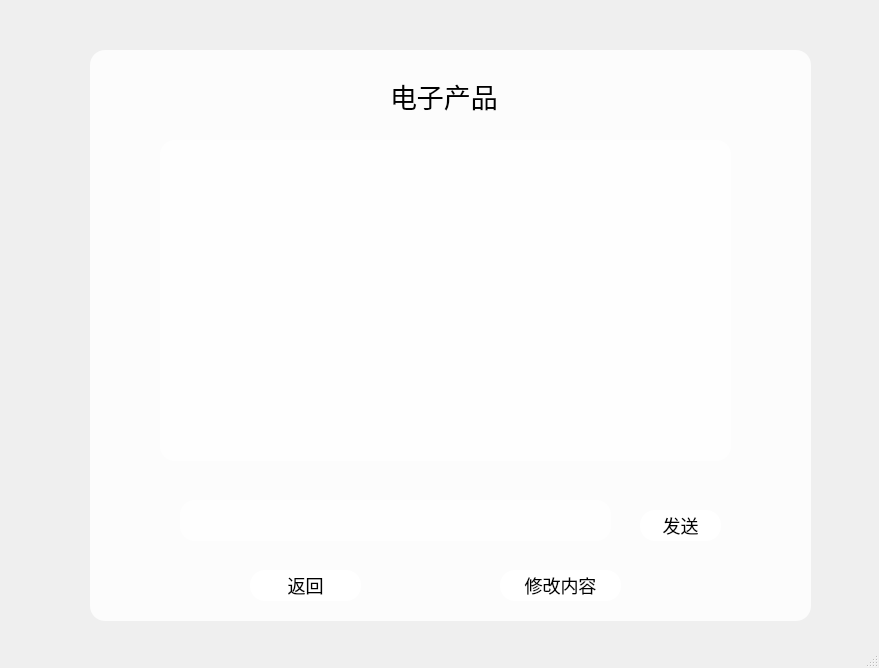
<?xml version="1.0" encoding="UTF-8"?>
<ui version="4.0">
 <class>BoyDianZi</class>
 <widget class="QMainWindow" name="BoyDianZi">
  <property name="geometry">
   <rect>
    <x>0</x>
    <y>0</y>
    <width>879</width>
    <height>668</height>
   </rect>
  </property>
  <property name="windowTitle">
   <string>MainWindow</string>
  </property>
  <property name="styleSheet">
   <string notr="true">*{
background-image: url(:/img/100000.jpg);
font-size:20px;
font-family:Century Gothic;
}
QFrame{
background:rgba(255,255,255,0.8);
border-radius:15px;
}

#Widget{

}

QToolButton{
background:red;
border-radius:60px;
}
QLabel{
font-size:27px;
color:black;
background:transparent;
}
QPushButton{
font-size:18px;
background:white;
border-radius:15px;
}
QPushButton:hover{

border-radius:15px;
background:#c8adc4;
}
QLineEdit{
background:transparent;
border:none;
color:#717072;
border-bottom:1px solid #717072;
}
QTextBrowser{
	font-size:15px;
}</string>
  </property>
  <widget class="QWidget" name="centralwidget">
   <widget class="QFrame" name="frame">
    <property name="geometry">
     <rect>
      <x>90</x>
      <y>50</y>
      <width>721</width>
      <height>571</height>
     </rect>
    </property>
    <property name="frameShape">
     <enum>QFrame::StyledPanel</enum>
    </property>
    <property name="frameShadow">
     <enum>QFrame::Raised</enum>
    </property>
    <widget class="QLabel" name="label">
     <property name="geometry">
      <rect>
       <x>300</x>
       <y>20</y>
       <width>121</width>
       <height>51</height>
      </rect>
     </property>
     <property name="font">
      <font>
       <family>Century Gothic</family>
       <pointsize>-1</pointsize>
      </font>
     </property>
     <property name="text">
      <string>电子产品</string>
     </property>
    </widget>
    <widget class="QTextBrowser" name="textBrowser">
     <property name="geometry">
      <rect>
       <x>70</x>
       <y>90</y>
       <width>571</width>
       <height>321</height>
      </rect>
     </property>
    </widget>
    <widget class="QTextEdit" name="textEdit">
     <property name="geometry">
      <rect>
       <x>90</x>
       <y>450</y>
       <width>431</width>
       <height>41</height>
      </rect>
     </property>
    </widget>
    <widget class="QPushButton" name="send">
     <property name="geometry">
      <rect>
       <x>550</x>
       <y>460</y>
       <width>81</width>
       <height>31</height>
      </rect>
     </property>
     <property name="text">
      <string>发送</string>
     </property>
    </widget>
    <widget class="QPushButton" name="back">
     <property name="geometry">
      <rect>
       <x>160</x>
       <y>520</y>
       <width>111</width>
       <height>31</height>
      </rect>
     </property>
     <property name="text">
      <string>返回</string>
     </property>
    </widget>
    <widget class="QPushButton" name="delBtn">
     <property name="geometry">
      <rect>
       <x>410</x>
       <y>520</y>
       <width>121</width>
       <height>31</height>
      </rect>
     </property>
     <property name="text">
      <string>修改内容</string>
     </property>
    </widget>
   </widget>
  </widget>
  <widget class="QStatusBar" name="statusbar"/>
 </widget>
 <resources/>
 <connections/>
</ui>
